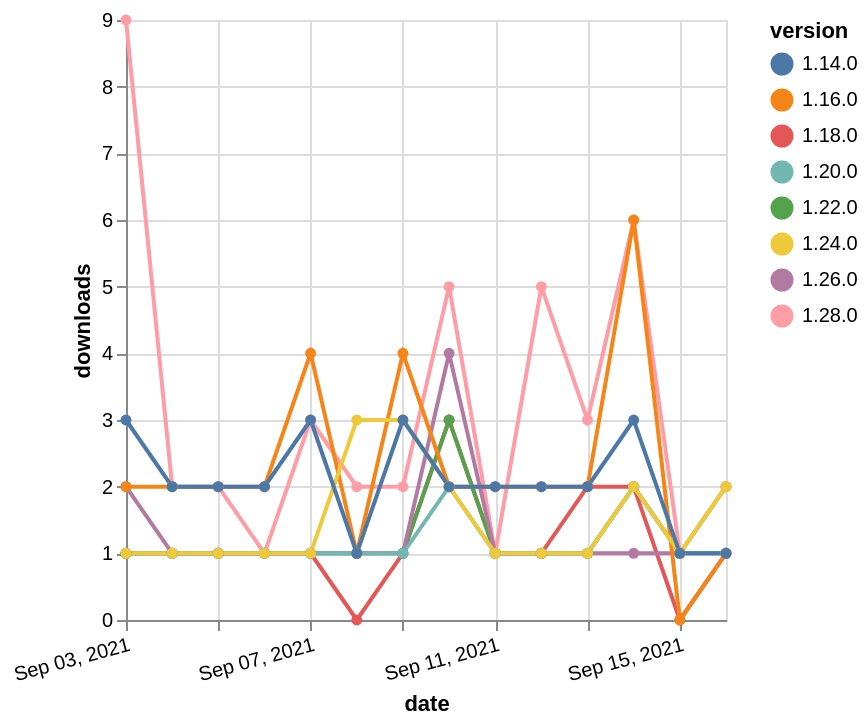

Describe this chart as a Vega-Lite specification.
### Vega-Lite specification from a JSON file in a GitHub repository (floating-point values rounded to 4 significant figures)
{"$schema": "https://vega.github.io/schema/vega-lite/v5.json", "description": "A simple bar chart with embedded data.", "data": {"values": [{"date": "2021-09-03", "total": 646, "delta": 1, "version": "1.18.0"}, {"date": "2021-09-04", "total": 647, "delta": 1, "version": "1.18.0"}, {"date": "2021-09-05", "total": 648, "delta": 1, "version": "1.18.0"}, {"date": "2021-09-06", "total": 649, "delta": 1, "version": "1.18.0"}, {"date": "2021-09-07", "total": 650, "delta": 1, "version": "1.18.0"}, {"date": "2021-09-08", "total": 650, "delta": 0, "version": "1.18.0"}, {"date": "2021-09-09", "total": 651, "delta": 1, "version": "1.18.0"}, {"date": "2021-09-10", "total": 654, "delta": 3, "version": "1.18.0"}, {"date": "2021-09-11", "total": 655, "delta": 1, "version": "1.18.0"}, {"date": "2021-09-12", "total": 656, "delta": 1, "version": "1.18.0"}, {"date": "2021-09-13", "total": 658, "delta": 2, "version": "1.18.0"}, {"date": "2021-09-14", "total": 660, "delta": 2, "version": "1.18.0"}, {"date": "2021-09-15", "total": 660, "delta": 0, "version": "1.18.0"}, {"date": "2021-09-16", "total": 661, "delta": 1, "version": "1.18.0"}, {"date": "2021-09-03", "total": 1355, "delta": 1, "version": "1.22.0"}, {"date": "2021-09-04", "total": 1356, "delta": 1, "version": "1.22.0"}, {"date": "2021-09-05", "total": 1357, "delta": 1, "version": "1.22.0"}, {"date": "2021-09-06", "total": 1358, "delta": 1, "version": "1.22.0"}, {"date": "2021-09-07", "total": 1359, "delta": 1, "version": "1.22.0"}, {"date": "2021-09-08", "total": 1360, "delta": 1, "version": "1.22.0"}, {"date": "2021-09-09", "total": 1361, "delta": 1, "version": "1.22.0"}, {"date": "2021-09-10", "total": 1364, "delta": 3, "version": "1.22.0"}, {"date": "2021-09-11", "total": 1365, "delta": 1, "version": "1.22.0"}, {"date": "2021-09-12", "total": 1366, "delta": 1, "version": "1.22.0"}, {"date": "2021-09-13", "total": 1367, "delta": 1, "version": "1.22.0"}, {"date": "2021-09-14", "total": 1369, "delta": 2, "version": "1.22.0"}, {"date": "2021-09-15", "total": 1370, "delta": 1, "version": "1.22.0"}, {"date": "2021-09-16", "total": 1372, "delta": 2, "version": "1.22.0"}, {"date": "2021-09-03", "total": 187, "delta": 9, "version": "1.28.0"}, {"date": "2021-09-04", "total": 189, "delta": 2, "version": "1.28.0"}, {"date": "2021-09-05", "total": 191, "delta": 2, "version": "1.28.0"}, {"date": "2021-09-06", "total": 192, "delta": 1, "version": "1.28.0"}, {"date": "2021-09-07", "total": 195, "delta": 3, "version": "1.28.0"}, {"date": "2021-09-08", "total": 197, "delta": 2, "version": "1.28.0"}, {"date": "2021-09-09", "total": 199, "delta": 2, "version": "1.28.0"}, {"date": "2021-09-10", "total": 204, "delta": 5, "version": "1.28.0"}, {"date": "2021-09-11", "total": 205, "delta": 1, "version": "1.28.0"}, {"date": "2021-09-12", "total": 210, "delta": 5, "version": "1.28.0"}, {"date": "2021-09-13", "total": 213, "delta": 3, "version": "1.28.0"}, {"date": "2021-09-14", "total": 219, "delta": 6, "version": "1.28.0"}, {"date": "2021-09-15", "total": 220, "delta": 1, "version": "1.28.0"}, {"date": "2021-09-16", "total": 222, "delta": 2, "version": "1.28.0"}, {"date": "2021-09-03", "total": 328, "delta": 2, "version": "1.26.0"}, {"date": "2021-09-04", "total": 329, "delta": 1, "version": "1.26.0"}, {"date": "2021-09-05", "total": 330, "delta": 1, "version": "1.26.0"}, {"date": "2021-09-06", "total": 331, "delta": 1, "version": "1.26.0"}, {"date": "2021-09-07", "total": 332, "delta": 1, "version": "1.26.0"}, {"date": "2021-09-08", "total": 333, "delta": 1, "version": "1.26.0"}, {"date": "2021-09-09", "total": 334, "delta": 1, "version": "1.26.0"}, {"date": "2021-09-10", "total": 338, "delta": 4, "version": "1.26.0"}, {"date": "2021-09-11", "total": 339, "delta": 1, "version": "1.26.0"}, {"date": "2021-09-12", "total": 340, "delta": 1, "version": "1.26.0"}, {"date": "2021-09-13", "total": 341, "delta": 1, "version": "1.26.0"}, {"date": "2021-09-14", "total": 342, "delta": 1, "version": "1.26.0"}, {"date": "2021-09-15", "total": 343, "delta": 1, "version": "1.26.0"}, {"date": "2021-09-16", "total": 344, "delta": 1, "version": "1.26.0"}, {"date": "2021-09-03", "total": 279, "delta": 1, "version": "1.20.0"}, {"date": "2021-09-04", "total": 280, "delta": 1, "version": "1.20.0"}, {"date": "2021-09-05", "total": 281, "delta": 1, "version": "1.20.0"}, {"date": "2021-09-06", "total": 282, "delta": 1, "version": "1.20.0"}, {"date": "2021-09-07", "total": 283, "delta": 1, "version": "1.20.0"}, {"date": "2021-09-08", "total": 284, "delta": 1, "version": "1.20.0"}, {"date": "2021-09-09", "total": 285, "delta": 1, "version": "1.20.0"}, {"date": "2021-09-10", "total": 287, "delta": 2, "version": "1.20.0"}, {"date": "2021-09-11", "total": 288, "delta": 1, "version": "1.20.0"}, {"date": "2021-09-12", "total": 289, "delta": 1, "version": "1.20.0"}, {"date": "2021-09-13", "total": 290, "delta": 1, "version": "1.20.0"}, {"date": "2021-09-14", "total": 292, "delta": 2, "version": "1.20.0"}, {"date": "2021-09-15", "total": 293, "delta": 1, "version": "1.20.0"}, {"date": "2021-09-16", "total": 294, "delta": 1, "version": "1.20.0"}, {"date": "2021-09-03", "total": 2633, "delta": 2, "version": "1.16.0"}, {"date": "2021-09-04", "total": 2635, "delta": 2, "version": "1.16.0"}, {"date": "2021-09-05", "total": 2637, "delta": 2, "version": "1.16.0"}, {"date": "2021-09-06", "total": 2639, "delta": 2, "version": "1.16.0"}, {"date": "2021-09-07", "total": 2643, "delta": 4, "version": "1.16.0"}, {"date": "2021-09-08", "total": 2644, "delta": 1, "version": "1.16.0"}, {"date": "2021-09-09", "total": 2648, "delta": 4, "version": "1.16.0"}, {"date": "2021-09-10", "total": 2650, "delta": 2, "version": "1.16.0"}, {"date": "2021-09-11", "total": 2652, "delta": 2, "version": "1.16.0"}, {"date": "2021-09-12", "total": 2654, "delta": 2, "version": "1.16.0"}, {"date": "2021-09-13", "total": 2656, "delta": 2, "version": "1.16.0"}, {"date": "2021-09-14", "total": 2662, "delta": 6, "version": "1.16.0"}, {"date": "2021-09-15", "total": 2662, "delta": 0, "version": "1.16.0"}, {"date": "2021-09-16", "total": 2663, "delta": 1, "version": "1.16.0"}, {"date": "2021-09-03", "total": 275, "delta": 1, "version": "1.24.0"}, {"date": "2021-09-04", "total": 276, "delta": 1, "version": "1.24.0"}, {"date": "2021-09-05", "total": 277, "delta": 1, "version": "1.24.0"}, {"date": "2021-09-06", "total": 278, "delta": 1, "version": "1.24.0"}, {"date": "2021-09-07", "total": 279, "delta": 1, "version": "1.24.0"}, {"date": "2021-09-08", "total": 282, "delta": 3, "version": "1.24.0"}, {"date": "2021-09-09", "total": 285, "delta": 3, "version": "1.24.0"}, {"date": "2021-09-10", "total": 287, "delta": 2, "version": "1.24.0"}, {"date": "2021-09-11", "total": 288, "delta": 1, "version": "1.24.0"}, {"date": "2021-09-12", "total": 289, "delta": 1, "version": "1.24.0"}, {"date": "2021-09-13", "total": 290, "delta": 1, "version": "1.24.0"}, {"date": "2021-09-14", "total": 292, "delta": 2, "version": "1.24.0"}, {"date": "2021-09-15", "total": 293, "delta": 1, "version": "1.24.0"}, {"date": "2021-09-16", "total": 295, "delta": 2, "version": "1.24.0"}, {"date": "2021-09-03", "total": 2759, "delta": 3, "version": "1.14.0"}, {"date": "2021-09-04", "total": 2761, "delta": 2, "version": "1.14.0"}, {"date": "2021-09-05", "total": 2763, "delta": 2, "version": "1.14.0"}, {"date": "2021-09-06", "total": 2765, "delta": 2, "version": "1.14.0"}, {"date": "2021-09-07", "total": 2768, "delta": 3, "version": "1.14.0"}, {"date": "2021-09-08", "total": 2769, "delta": 1, "version": "1.14.0"}, {"date": "2021-09-09", "total": 2772, "delta": 3, "version": "1.14.0"}, {"date": "2021-09-10", "total": 2774, "delta": 2, "version": "1.14.0"}, {"date": "2021-09-11", "total": 2776, "delta": 2, "version": "1.14.0"}, {"date": "2021-09-12", "total": 2778, "delta": 2, "version": "1.14.0"}, {"date": "2021-09-13", "total": 2780, "delta": 2, "version": "1.14.0"}, {"date": "2021-09-14", "total": 2783, "delta": 3, "version": "1.14.0"}, {"date": "2021-09-15", "total": 2784, "delta": 1, "version": "1.14.0"}, {"date": "2021-09-16", "total": 2785, "delta": 1, "version": "1.14.0"}]}, "width": "container", "mark": {"type": "line", "point": {"filled": true}}, "encoding": {"x": {"field": "date", "type": "temporal", "timeUnit": "yearmonthdate", "title": "date", "axis": {"labelAngle": -15}}, "y": {"field": "delta", "type": "quantitative", "title": "downloads"}, "color": {"field": "version", "type": "nominal"}, "tooltip": {"field": "delta"}}}
